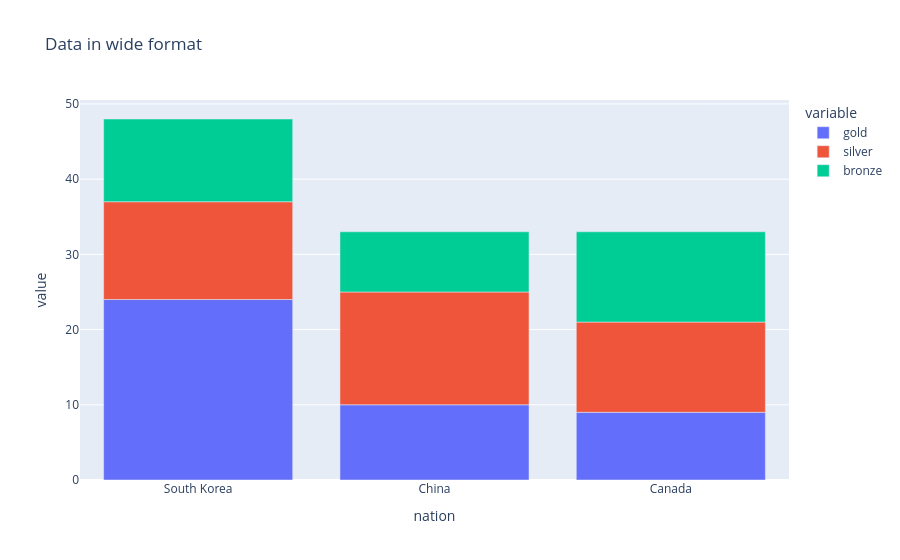

Source (notebook cell):
### Markdown cell above
## Bar charts with `wide` data

Wide data has one row for the value of one of the first variables and one column for the value of the second variable.

This is suitable for storing and displaying two-dimensional data.

### Code cell
wide_df = px.data.medals_wide()

fig = px.bar(wide_df, x="nation", y=["gold", "silver", "bronze"], title="Data in wide format")
fig.show()

### Figure 1 — Plotly figure (JSON) as saved in the notebook; plotly's stock layout.template omitted (floating-point values rounded to 4 significant figures)
{"data": [{"hovertemplate": "variable=gold<br>nation=%{x}<br>value=%{y}<extra></extra>", "legendgroup": "gold", "marker": {"color": "#636efa", "pattern": {"shape": ""}}, "name": "gold", "orientation": "v", "showlegend": true, "textposition": "auto", "type": "bar", "x": ["South Korea", "China", "Canada"], "xaxis": "x", "y": [24, 10, 9], "yaxis": "y"}, {"hovertemplate": "variable=silver<br>nation=%{x}<br>value=%{y}<extra></extra>", "legendgroup": "silver", "marker": {"color": "#EF553B", "pattern": {"shape": ""}}, "name": "silver", "orientation": "v", "showlegend": true, "textposition": "auto", "type": "bar", "x": ["South Korea", "China", "Canada"], "xaxis": "x", "y": [13, 15, 12], "yaxis": "y"}, {"hovertemplate": "variable=bronze<br>nation=%{x}<br>value=%{y}<extra></extra>", "legendgroup": "bronze", "marker": {"color": "#00cc96", "pattern": {"shape": ""}}, "name": "bronze", "orientation": "v", "showlegend": true, "textposition": "auto", "type": "bar", "x": ["South Korea", "China", "Canada"], "xaxis": "x", "y": [11, 8, 12], "yaxis": "y"}], "layout": {"barmode": "relative", "legend": {"title": {"text": "variable"}, "tracegroupgap": 0}, "title": {"text": "Data in wide format"}, "xaxis": {"anchor": "y", "domain": [0, 1], "title": {"text": "nation"}}, "yaxis": {"anchor": "x", "domain": [0, 1], "title": {"text": "value"}}}}
